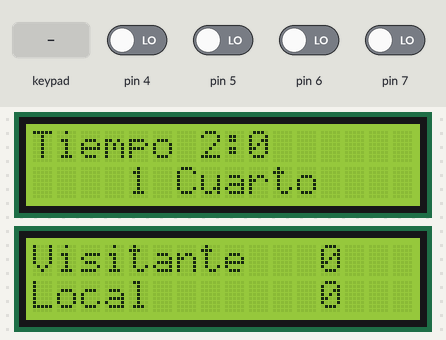
Bench run of a program on a simulated Arduino Uno, built with avr-gcc and run on an emulated ATmega328P. Parts: 2 × 16×2 character LCD. Wiring (inferred from the signals the program sends): 4×4 keypad with keys 1 2 3 A 4 5 6 B 7 8 9 C * 0 # D: rows pin 8, pin 9, pin 10, pin 11; columns pin 0, pin 1, pin 2, pin 3. The test bench sets the inputs (shaded band); at power-on: pin 4–7 LOW.

Above: at 0.84 s.
1.4 s: key '1' pressed
At 2.4 s:
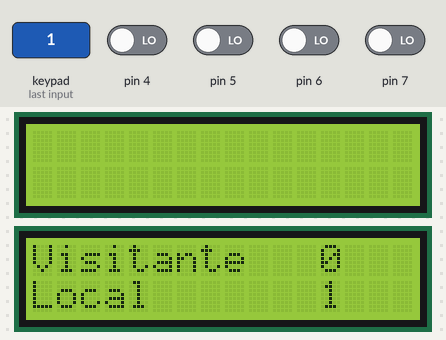
3.7 s: keypad keys 1 2 pressed 0.4 s apart
At 6.66 s:
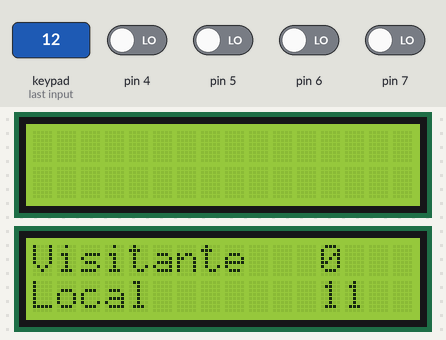
7.5 s: key '3' pressed
At 8.5 s:
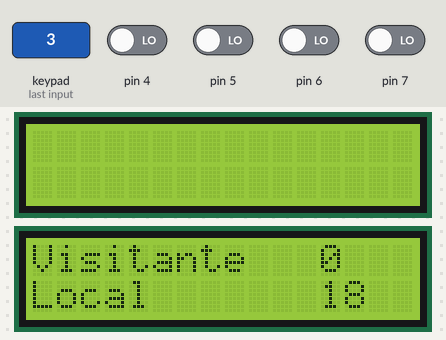
9.8 s: keypad keys 1 2 # pressed 0.4 s apart
At 11.2 s:
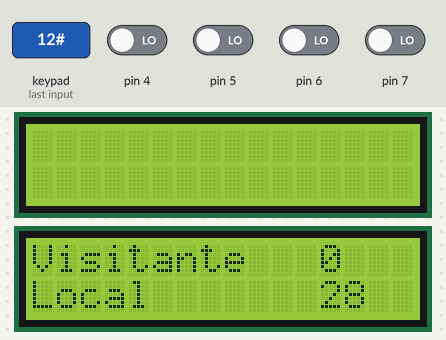
Timing chart, 0 to 12.8 s (numbered marks = the images above; inputs shaded):
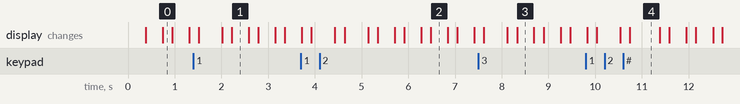

Measured:
- what the display in image 4 shows lasts 0.7 s, from 10.7 s to 11.4 s

The program:

main.cpp
```cpp
#include <util/delay.h>
#include <avr/io.h>
#include <LiquidCrystal_I2C.h>
#include <avr/interrupt.h>
#include <stdbool.h>

#include <keys.h>//Se encargara de configurar datos del puntaje de los equipos

LiquidCrystal_I2C lcd1(0x3B,16,2);//LCD del tiempo y cuartos
LiquidCrystal_I2C lcd2(0x3D,16,2);//LCD del puntaje y equipo

volatile int tiempo=120,cont=0;
//Interrupcion interna para el conteo del tiempo de partida
void interrupt_TIMER1_Init(){
 cli(); //deshabilitar momentáneamente las interrupciones
 TCCR1B = 0b101; //preescalador 8
 TIMSK1 = 1; // habilitar interrupcion por desbordamiento
 sei(); //habilitar las interrupciones
 TCNT1 = 49911; //1 s // tiempo de la interrupcion
}
//Interrupcion interna por desbordamiento del timer 1
ISR(TIMER1_OVF_vect){ //INTERRUPCIONES //se hace el desplazamiento
 cont=cont+1;
 if(cont==64){
   tiempo--;
   cont=0;
 }
 TCNT1 = 49911;
}


void setup() {
  //Inicializacion del LCD1
  lcd1.init();
  lcd1.backlight();
  lcd1.setCursor(1,0);
  lcd1.print("hola mundo");
  interrupt_TIMER1_Init();

  //Inicializacion del LCD2
  lcd2.init();
  lcd2.backlight();
  lcd2.setCursor(0,0);
  lcd2.print("Visitante");

  lcd2.setCursor(0,1);
  lcd2.print("Local");


}
 int cuarto =1;
void loop() {
  //Valor del tiempo a minutos y segundos
  if(tiempo==0){
    cuarto ++;
    tiempo=120;
    if (cuarto>=5){cuarto=1;}
  }
  //LCD1: actualizacion
  lcd1.setCursor(0,0);
  int minutos = tiempo/60;
  int segundos = tiempo - (minutos*60);
  lcd1.setCursor(0,0);
  lcd1.print("Tiempo");
  lcd1.setCursor(7,0);
  lcd1.print(minutos);
  lcd1.setCursor(8,0);
  lcd1.print(":");
  lcd1.setCursor(9,0);
  lcd1.print(segundos);
  lcd1.setCursor(4,1);
  lcd1.print(cuarto);
  lcd1.setCursor(6,1);
  lcd1.print("Cuarto");
  _delay_ms(200);
  lcd1.clear();

  //LCD2: actualizacion
  lcd2.setCursor(12,0);
  lcd2.print(contador_visitante);
  lcd2.setCursor(12,1);
  lcd2.print(contador_local);
  //Funcion de los botones para el manejo de las anotaciones.
  contadores();

}
```

keys.h
```cpp
#include <avr/io.h>
#include "keypad.h"
#include "util/delay.h"

unsigned char val = '0';

int contador_visitante = 0;
int contador_local = 0;

void contadores()
{
KEYPAD_init();
//DDRD = 255;
//PORTB = 0B1111;
//while(1){
val = KEYPAD_read();
//LOCAL
if (val == '1') contador_local += 1;
else if (val == '2') contador_local += 2;
else if (val == '3') contador_local += 3;
else if (val == '4') PORTD = 4;
//VISITANTE
else if (val == '5') contador_visitante += 1;
else if (val == '6') contador_visitante += 2;
else if (val == '7') contador_visitante += 3;
else if (val == '8') PORTD = 8;
//}
val = 0;
_delay_ms(300);

}
```

keypad.h
```cpp
//#define F_CPU 16000000UL
#include <avr/io.h>
#include <util/delay.h>

#ifndef keypad
#define keypad


int contador=13;
unsigned char tabla[16]={
	'1', '2', '3', 'A',
	'4', '5', '6', 'B',
	'7', '8', '9', 'C',
    '*', '0', '#', 'D' };

//FUNCION PARA INICIALIZAR EL TECLADO QUE INICIALIZAN LOS PINES QUE ESTAR N CONECTADOS

void KEYPAD_init(void)
{
	//CONFIGURACI N DE LOS PINES DE LAS FILAS COMO SALIDAS
	DDRB = 0B1111;
	PORTB = 0B1111;
	//activacion pullup puertoD
	PORTD = 0B1111;
}


char KEYPAD_read(void)
{
    uint8_t i,j;
	for(i = 1;i<5;i++)
	{
		PORTB = ~(1<<(i-1)) ;
		_delay_ms(10);
		for (j=1;j<5;j++)
		{
			if(!(PIND&(1<<(j-1))))
			{
				while(!(PIND&(1<<(j-1)))) {}
				if (i == 1)	contador = (j-1);
				else if (i == 2)	contador = (j+3);
				else if (i == 3)	contador = (j+7);
				else if (i == 4)	contador = (j+11);
			}
		}
	}
	return tabla[contador];
}


#endif
```
